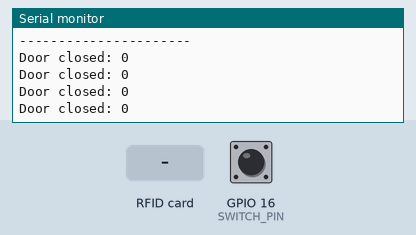
Simulated run of this sketch. Board: ESP8266 (NodeMCU). On the bench: the last lines printed to the serial monitor. Inputs (shaded band) come from the test bench; at power-on: GPIO 16 (SWITCH_PIN) LOW. WiFi joins after 1.5 s; servers stay silent unless stated; uploads are accepted with an empty reply.

Above: at 6.0 s.
6.1 s: GPIO 16 (SWITCH_PIN) pulled HIGH for 0.6 s
At 7.4 s:
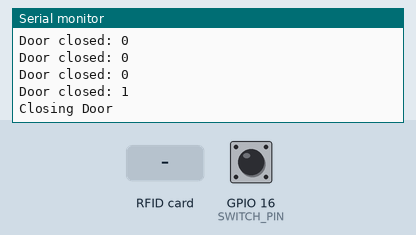
8.3 s: RFID card 5E 7A 19 C4 held to the reader
At 11.0 s:
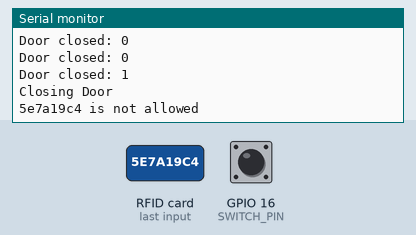

Measured:
- after the input at 6.1 s, the serial monitor: prints a new line after 0.24 s (image 1)
- after the input at 8.3 s, the serial monitor: prints a new line after 1.5 s (image 2)

The sketch:

main.ino
```cpp
#include <SPI.h>       //SPI
#include <MFRC522.h>   //RFID Reader
#include <ESP8266WiFi.h>
#include <WiFiClient.h>
#include <ESP8266WebServer.h>
#include <ESP8266HTTPClient.h>

//RIFD Reader
#define RST_PIN  05 //Pin D1
#define SS_PIN   04 //Pin D2
MFRC522 rfid(SS_PIN, RST_PIN); // Instance of the class
MFRC522::MIFARE_Key key;

//DoorSwitch
#define SWITCH_PIN 16 //Pin D0

//Customize
const int maxUser = 100;
const char *masterUID = "0000000";
const char *ssid = "SSID";  //WIFI SETTINGS
const char *password = "PASSWORD";
const char *host = "API-HOST";
const int port = 443;
const char *param = "API-URI+apikey";
const char fingerprint[] PROGMEM = "SHA1Fingerprint"; //SHA1 Fingerprint of SSL Certificate
//End Customize


String allowedUID[maxUser];

// Init array that will store new NUID
byte nuidPICC[4];
String currentUID;

//State 0=boot, 1=wifi, 2=fetch,3=ready
//closed, is door closed (does not say anything about the locking state)
int state = 0;
boolean closed = true;
boolean locked = true;
//#####################################################
void setup() {
  delay(500);
  Serial.begin(9600); // start serial connection to print out debug messages and data
  SPI.begin(); // Init SPI bus
  rfid.PCD_Init(); // Init MFRC522

  pinMode(16, INPUT);


  for (byte i = 0; i < 6; i++) {
    key.keyByte[i] = 0xFF;
  }

  connectWifi();

  Serial.println("boot complete");
  fetchTeri();
  disableWifi();
  printallowedUID();
  doorStatus();
}

void loop() {
  //If ready
  if(state==3 && closed == true) {
    // Look for new cards
    if ( ! rfid.PICC_IsNewCardPresent())
      return;

    // Verify if the NUID has been readed
    if ( ! rfid.PICC_ReadCardSerial())
      return;


    for (byte i = 0; i < 4; i++) {      //Read UID
      nuidPICC[i] = rfid.uid.uidByte[i];
    }

    currentUID = convertHex(rfid.uid.uidByte, rfid.uid.size); //Convert UID to Hex
    Serial.print(currentUID);

    rfid.PICC_HaltA();
    rfid.PCD_StopCrypto1();

    if(checkUser()) {
      Serial.print(" is allowed");
      Serial.println("");
      openDoor();
      delay(2000);
      doorStatus();
      if(closed) {
        closeDoor();
      }
    }
    else {
      Serial.print(" is not allowed");
      Serial.println("");
    }
  }
  else if (state == 3 && closed == false) {
    while (!closed) {
      doorStatus();
      delay(400);
    }
    closeDoor();
  }


}


//###############################################
//
void die() {

}
//check if UID in allowedUID array
boolean checkUser() {
  if (currentUID == masterUID) {
    return true;
  }
  for (byte i = 0; i < maxUser; i++) {
    if (currentUID == allowedUID[i]) {
      return true;
    }
}
return false;
}

void printallowedUID() {
    Serial.println("----------------------");
    Serial.println("allowed UID");
    for (byte i = 0; i < maxUser; i++) {
      if(allowedUID[i] != "") {
        Serial.println(allowedUID[i]);
      }
    }
    Serial.println("----------------------");
}


String convertHex(byte *buffer, byte bufferSize) {
  String currentUID;
  for (byte i = 0; i < bufferSize; i++) {
    currentUID += String(buffer[i], HEX);
  }
  return currentUID;
}


//#######################################################################
```

control.ino
```cpp
void doorStatus() {
  closed = digitalRead(SWITCH_PIN);
  Serial.print("Door closed: ");
  Serial.println(closed);
  delay(100);
}

void closeDoor() {
  Serial.println( "Closing Door");
  delay(3000);
  locked = true;
}

void openDoor() {
  Serial.println( "Opening Door");
  delay(3000);
  locked = false;
}
```

fetch.ino
```cpp
//Get File from Server
void fetchTeri() {
  state = 2;
  if (WiFi.status() == WL_CONNECTED) { //Check WiFi connection status
    WiFiClientSecure httpsClient;    //Declare object of class WiFiClient

    httpsClient.setFingerprint(fingerprint);
    httpsClient.setTimeout(15000); // 15 Seconds
    delay(1000);

    Serial.print("HTTPS Connecting");
    int r = 0; //retry counter
    while ((!httpsClient.connect(host, port)) && (r < 30)) {
      delay(100);
      Serial.print(".");
      r++;
    }
    if (r == 30) {
      Serial.println("Connection failed");
    }
    else {
      Serial.println("Connected to web");
    }

    Serial.print("requesting URL: ");
    Serial.println(String(host) + String(param));

    httpsClient.print(String("GET ") + param + " HTTP/1.1\r\n" +
                      "Host: " + host + "\r\n" +
                      "Connection: close\r\n\r\n");

    Serial.println("request sent");

    while (httpsClient.connected()) {
      String line = httpsClient.readStringUntil('\n');
      if (line == "\r") {
        Serial.println("headers received");
        break;
      }
    }
    String tmp;
    int counter = 0;
    int len = -1;
    while (httpsClient.available()) {
      tmp = httpsClient.readStringUntil('\n');  //Read Line by Line
      if (counter == 1) {
        len = tmp.toInt();
        Serial.println("Length: " + String(len));
      }
      else if (counter-2 < len) {
        allowedUID[counter-2] = tmp;
      }
      counter++;

    }
    Serial.println("closing connection");
  }
  state = 3;
}
```

wifi.ino
```cpp
//Wifi

void connectWifi() {
  state = 1;
  WiFi.mode(WIFI_OFF);        //Prevents reconnection issue (taking too long to connect)
  delay(1000);
  WiFi.mode(WIFI_STA);        //This line hides the viewing of ESP as wifi hotspot

  WiFi.begin(ssid, password);     //Connect to your WiFi router
  Serial.println("");

  Serial.print("Connecting");
  // Wait for connection
  while (WiFi.status() != WL_CONNECTED) {
    delay(500);
    Serial.print(".");
  }

  //If connection successful show IP address in serial monitor
  Serial.println("");
  Serial.print("Connected to ");
  Serial.println(ssid);
  Serial.print("IP address: ");
  Serial.println(WiFi.localIP());  //IP address assigned to your ESP
  delay(200);
  state = 3;
}

void disableWifi() {
  state = 1;
  WiFi.mode(WIFI_OFF); //Disvble
  delay(200);
  state = 3;
}
```
